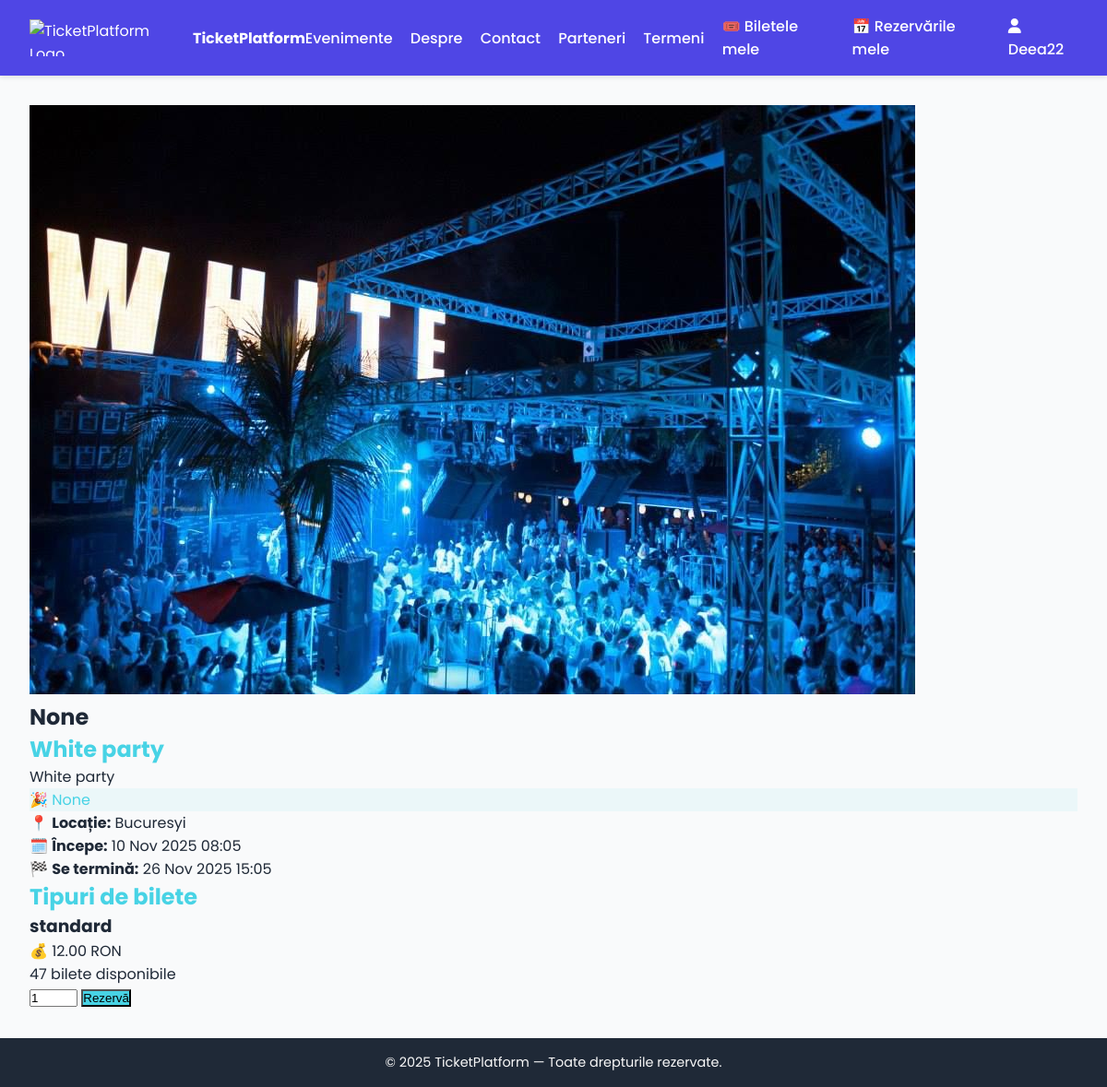
/events/1/ (signed in), run on the app's committed database.
### users/models.py (models this page shows, shortened)
class CustomUser(AbstractUser):
    is_participant = models.BooleanField(default=False)
    is_organizer = models.BooleanField(default=False)

### events/models.py (models this page shows, shortened)
class Event(models.Model):
    organizer = models.ForeignKey(
        settings.AUTH_USER_MODEL,
        on_delete=models.CASCADE,
        related_name='organized_events'
    )
    title = models.CharField(max_length=200)
    description = models.TextField()
    location = models.CharField(max_length=255)
    start_date = models.DateTimeField()
    end_date = models.DateTimeField()
    image = models.ImageField(upload_to='events/', blank=True, null=True)
    created_at = models.DateTimeField(auto_now_add=True)
    theme_color = models.CharField(max_length=20, default="#4f46e5")
    banner_text = models.CharField(max_length=100, blank=True, null=True)
    promo_message = models.TextField(blank=True, null=True)

class TicketType(models.Model):
    event = models.ForeignKey(Event, on_delete=models.CASCADE, related_name='ticket_types')
    name = models.CharField(max_length=100)
    price = models.DecimalField(max_digits=8, decimal_places=2)
    total_quantity = models.PositiveIntegerField()
    available_quantity = models.PositiveIntegerField()

### events/views.py (the view, shortened to what this page needs)
# urls.py: path('<int:pk>/', views.event_detail, name='event_detail'),
def event_detail(request, pk):
    event = get_object_or_404(Event, pk=pk)
    return render(request, "events/event_detail.html", {"event": event})

### events/templates/events/event_detail.html (shortened to what this page needs)
{% extends 'base.html' %}
{% block content %}
<section class="max-w-5xl mx-auto bg-white rounded-2xl shadow-xl overflow-hidden mt-10">
  <div class="relative">
    {% if event.image %}
      <img src="{{ event.image.url }}" alt="{{ event.title }}" class="w-full h-80 object-cover">
    {% else %}
      <img src="https://via.placeholder.com/1200x400?text=Fără+Imagine" class="w-full h-80 object-cover">
    {% endif %}
    {% if event.banner_text %}
      <div class="absolute inset-0 flex items-center justify-center bg-black bg-opacity-50">
        <h2 class="text-3xl md:text-4xl font-bold text-white text-center drop-shadow-lg">
          {{ event.banner_text }}
        </h2>
      </div>
    {% endif %}
  </div>
  <div class="p-8">
    <h1 class="text-4xl font-bold mb-4" style="color: {{ event.theme_color }};">
      {{ event.title }}
    </h1>
    <p class="text-gray-700 mb-6">{{ event.description }}</p>
    {% if event.promo_message %}
      <div class="p-4 mb-8 rounded-xl" style="background-color: {{ event.theme_color }}15;">
        <p class="text-lg font-medium" style="color: {{ event.theme_color }};">
          🎉 {{ event.promo_message }}
        </p>
      </div>
    {% endif %}
    <div class="grid grid-cols-1 md:grid-cols-3 gap-4 mb-8 text-gray-600">
      <p>📍 <strong>Locație:</strong> {{ event.location }}</p>
      <p>🗓️ <strong>Începe:</strong> {{ event.start_date|date:"d M Y H:i" }}</p>
      <p>🏁 <strong>Se termină:</strong> {{ event.end_date|date:"d M Y H:i" }}</p>
    </div>
    <h2 class="text-2xl font-semibold mb-4" style="color: {{ event.theme_color }};">
      Tipuri de bilete
    </h2>
    <div class="grid md:grid-cols-3 gap-6">
      {% for ticket in event.ticket_types.all %}
        <div class="border rounded-xl p-4 shadow hover:shadow-lg transition">
          <h3 class="font-bold text-lg text-gray-800 mb-2">{{ ticket.name }}</h3>
          <p class="text-gray-600 mb-2">💰 {{ ticket.price }} RON</p>
          <p class="text-sm text-gray-500 mb-4">
            {{ ticket.available_quantity }} bilete disponibile
          </p>
          {% if user.is_authenticated and user.is_participant %}
            <form method="post" action="">
              <input type="number" name="quantity" value="1" min="1" max="{{ ticket.available_quantity }}"
                     class="border rounded-lg px-2 py-1 w-16 text-center">
              <button type="submit"
                      class="text-white px-4 py-2 rounded-lg text-sm hover:opacity-90 transition ml-2"
                      style="background-color: {{ event.theme_color }};">
                Rezervă
              </button>
            </form>
          {% else %}
            <p class="text-sm text-gray-400">Autentifică-te ca participant pentru a rezerva.</p>
          {% endif %}
        </div>
      {% empty %}
        <p class="text-gray-500 col-span-3 text-center">Momentan nu există bilete definite.</p>
      {% endfor %}
    </div>
  </div>
</section>
{% endblock %}

### templates/base.html (shortened to what this page needs)
<!DOCTYPE html>
{% load static %}
<html lang="ro">
<head>
    <link rel="stylesheet" href="https://cdnjs.cloudflare.com/ajax/libs/font-awesome/6.5.0/css/all.min.css">
</head>
<body>
<header>
    <div class="logo">
        <a href="/" style="display: flex; align-items: center; gap: 10px; color: white; text-decoration: none;">
            <img src="{% static 'events/img/logo.png' %}" alt="TicketPlatform Logo">
            <strong>TicketPlatform</strong>
        </a>
    </div>
    <nav id="navbar">
        <ul class="desktop">
            <li><a href="{% url 'events_list' %}">Evenimente</a></li>
            <li><a href="{% url 'about' %}">Despre</a></li>
            <li><a href="{% url 'contact' %}">Contact</a></li>
            <li><a href="{% url 'partners' %}">Parteneri</a></li>
            <li><a href="{% url 'terms' %}">Termeni</a></li>
            {% if user.is_authenticated %}
                {% if user.is_organizer %}
                    <li><a href="{% url 'my_events' %}">📋 Evenimentele mele</a></li>
                    <li><a href="{% url 'create_event' %}">➕ Creează Eveniment</a></li>
                {% elif user.is_participant %}
                    <li><a href="{% url 'my_tickets' %}">🎟️ Biletele mele</a></li>
                    <li><a href="{% url 'my_reservations' %}">📅 Rezervările mele</a></li>
                {% endif %}
                <li class="dropdown">
                    <a href="#"><i class="fa fa-user"></i> {{ user.username }}</a>
                </li>
            {% else %}
                <li><a href="{% url 'login' %}">Login</a></li>
                <li><a href="{% url 'register' %}">Register</a></li>
            {% endif %}
        </ul>
    </nav>
</header>
<main>
    {% block content %}{% endblock %}
</main>
<footer>
    <p>&copy; 2025 TicketPlatform — Toate drepturile rezervate.</p>
</footer>
</body>
</html>

### templates/base.html (style rules this page uses)
:root { --primary: #4f46e5; --secondary: #6366f1; --bg-light: #f9fafb; --bg-dark: #111827; --text-dark: #1f2937; --text-light: #f9f9f9; }
* { margin: 0; padding: 0; box-sizing: border-box; }
body { font-family: 'Poppins', sans-serif; background: var(--bg-light); color: var(--text-dark); transition: background 0.3s, color 0.3s; }
header { background: var(--primary); color: white; padding: 1rem 2rem; display: flex; justify-content: space-between; align-items: center; position: sticky; top: 0; z-index: 50; box-shadow: 0 2px 5px rgba(0,0,0,0.1); }
.logo img { height: 40px; }
nav ul { display: flex; list-style: none; gap: 1.2rem; align-items: center; }
nav a { color: white; text-decoration: none; font-weight: 500; transition: opacity 0.2s; }
main { padding: 2rem; min-height: 80vh; }
footer { background: #1f2937; color: var(--text-light); text-align: center; padding: 1rem; font-size: 0.9rem; }
.dropdown { position: relative; }

### data on the page
CustomUser: username "Deea22"
Event: image (picture), banner_text "None", title "White party", description "White party", promo_message "None", location "Bucuresyi", start_date "10 Nov 2025 08:05", end_date "26 Nov 2025 15:05"
TicketType: name "standard", price "12.00", available_quantity "47"
